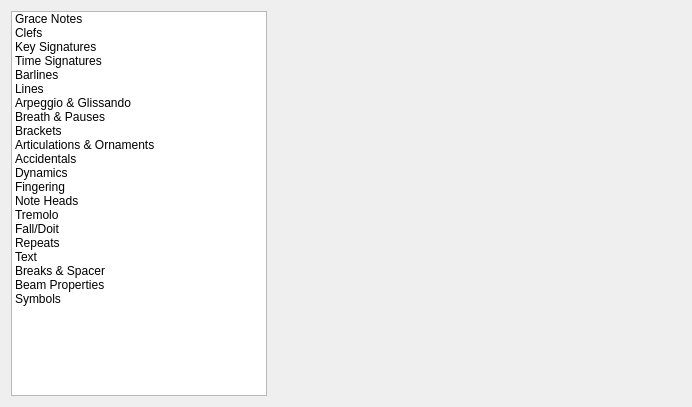
<?xml version="1.0" encoding="UTF-8"?>
<ui version="4.0">
 <class>MasterPalette</class>
 <widget class="QWidget" name="MasterPalette">
  <property name="geometry">
   <rect>
    <x>0</x>
    <y>0</y>
    <width>692</width>
    <height>407</height>
   </rect>
  </property>
  <property name="windowTitle">
   <string>MuseScore: Master Palette</string>
  </property>
  <layout class="QHBoxLayout" name="horizontalLayout">
   <item>
    <widget class="QListWidget" name="listWidget">
     <property name="sizePolicy">
      <sizepolicy hsizetype="Preferred" vsizetype="Expanding">
       <horstretch>0</horstretch>
       <verstretch>0</verstretch>
      </sizepolicy>
     </property>
     <item>
      <property name="text">
       <string>Grace Notes</string>
      </property>
     </item>
     <item>
      <property name="text">
       <string>Clefs</string>
      </property>
     </item>
     <item>
      <property name="text">
       <string>Key Signatures</string>
      </property>
     </item>
     <item>
      <property name="text">
       <string>Time Signatures</string>
      </property>
     </item>
     <item>
      <property name="text">
       <string>Barlines</string>
      </property>
     </item>
     <item>
      <property name="text">
       <string>Lines</string>
      </property>
     </item>
     <item>
      <property name="text">
       <string>Arpeggio &amp; Glissando</string>
      </property>
     </item>
     <item>
      <property name="text">
       <string>Breath &amp; Pauses</string>
      </property>
     </item>
     <item>
      <property name="text">
       <string>Brackets</string>
      </property>
     </item>
     <item>
      <property name="text">
       <string>Articulations &amp; Ornaments</string>
      </property>
     </item>
     <item>
      <property name="text">
       <string>Accidentals</string>
      </property>
     </item>
     <item>
      <property name="text">
       <string>Dynamics</string>
      </property>
     </item>
     <item>
      <property name="text">
       <string>Fingering</string>
      </property>
     </item>
     <item>
      <property name="text">
       <string>Note Heads</string>
      </property>
     </item>
     <item>
      <property name="text">
       <string>Tremolo</string>
      </property>
     </item>
     <item>
      <property name="text">
       <string>Fall/Doit</string>
      </property>
     </item>
     <item>
      <property name="text">
       <string>Repeats</string>
      </property>
     </item>
     <item>
      <property name="text">
       <string>Text</string>
      </property>
     </item>
     <item>
      <property name="text">
       <string>Breaks &amp; Spacer</string>
      </property>
     </item>
     <item>
      <property name="text">
       <string>Beam Properties</string>
      </property>
     </item>
     <item>
      <property name="text">
       <string>Symbols</string>
      </property>
     </item>
    </widget>
   </item>
   <item>
    <widget class="QStackedWidget" name="stack"/>
   </item>
  </layout>
 </widget>
 <resources/>
 <connections>
  <connection>
   <sender>listWidget</sender>
   <signal>currentRowChanged(int)</signal>
   <receiver>stack</receiver>
   <slot>setCurrentIndex(int)</slot>
   <hints>
    <hint type="sourcelabel">
     <x>161</x>
     <y>85</y>
    </hint>
    <hint type="destinationlabel">
     <x>331</x>
     <y>104</y>
    </hint>
   </hints>
  </connection>
 </connections>
</ui>
